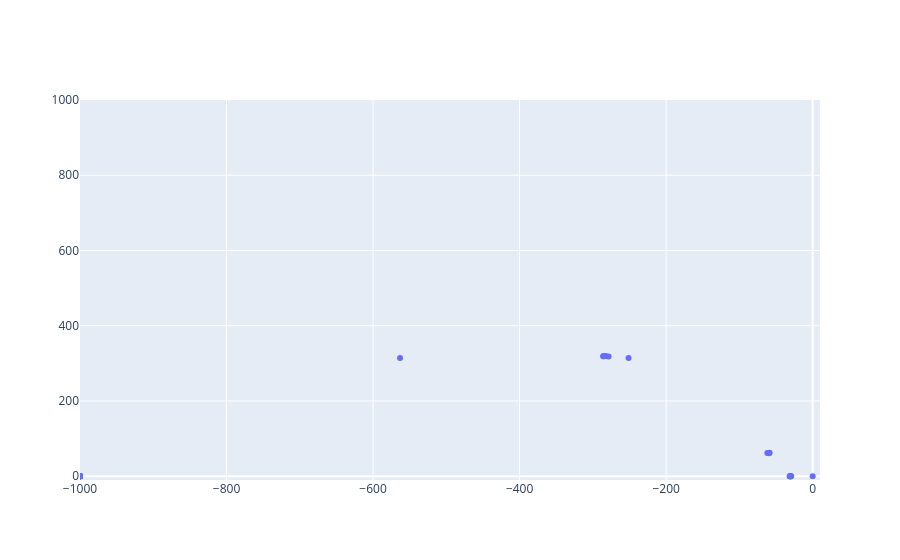

This figure's notebook cell:
### Markdown cell above
### 2.2 Carte des valeurs propres

### Code cell
fig = go.Figure()

fig.add_trace(go.Scatter(x=T_eig["Re"], y=T_eig["Im"], mode="markers"))

fig.update_xaxes(range=[-1000, 10])
fig.update_yaxes(range=[-10, 1000])
fig.show()

### Figure 1 — Plotly figure (JSON) as saved in the notebook; plotly's stock layout.template omitted (floating-point values rounded to 4 significant figures; data arrays with more than 128 entries replaced by an {"elided": "..."} marker saying what was removed)
{"data": [{"mode": "markers", "x": {"elided": "147 float values"}, "y": {"elided": "147 float values"}, "type": "scatter"}], "layout": {"xaxis": {"range": [-1000, 10]}, "yaxis": {"range": [-10, 1000]}}}
